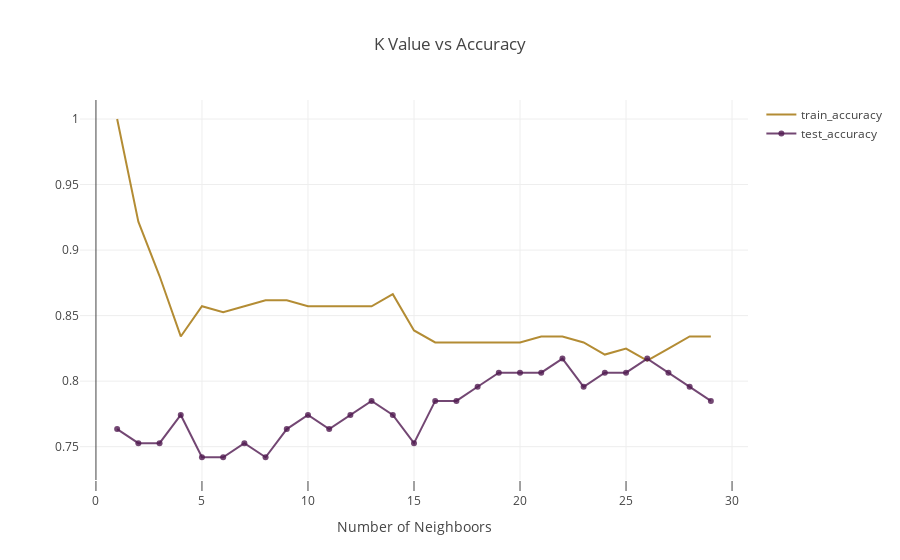

The cell this chart's notebook holds for it:
### Markdown cell above
<br> Now the question is why we choose K = 3 or what value we need to choose K. The answer is in model complexity

<br> **Model complexity:**
* K has general name. It is called a hyperparameter. For now just know K is hyperparameter and we need to choose it that gives best performace. 
* Literature says if k is small, model is complex model can lead to overfit. It means that model memorizes the train sets and cannot predict test set with good accuracy.
* If k is big, model that is less complex model can lead to underfit. 
* At below, I range K value from 1 to 30(exclude) and find accuracy for each K value. As you can see in plot, when K is 1 it memorize train sets and cannot give good accuracy on test set (overfit). Also if K is 20 or 22, model is lead to underfit. Again accuracy is not enough. However look at when K is 20 or 22(best performance), accuracy has highest value almost 82%.

### Code cell
# Model complexity
neighboors = np.arange(1,30)
train_accuracy = []
test_accuracy = []
# Loop over different values of k
for i, k in enumerate(neighboors):
    # k from 1 to 30(exclude)
    knn = KNeighborsClassifier(n_neighbors=k)
    # fit with knn
    knn.fit(x_train, y_train)
    train_accuracy.append(knn.score(x_train, y_train))           # train accuracy
    test_accuracy.append(knn.score(x_test, y_test))              # test accuracy

# import graph objects as "go"
import plotly.graph_objs as go

# Creating trace1
trace1 = go.Scatter(
                    x = neighboors,
                    y = train_accuracy,
                    mode = "lines",
                    name = "train_accuracy",
                    marker = dict(color = 'rgba(160, 112, 2, 0.8)'),
                    text= "train_accuracy")
# Creating trace2
trace2 = go.Scatter(
                    x = neighboors,
                    y = test_accuracy,
                    mode = "lines+markers",
                    name = "test_accuracy",
                    marker = dict(color = 'rgba(80, 26, 80, 0.8)'),
                    text= "test_accuracy")
data = [trace1, trace2]
layout = dict(title = 'K Value vs Accuracy',
              xaxis= dict(title= 'Number of Neighboors',ticklen= 10,zeroline= True)
             )
fig = dict(data = data, layout = layout)
iplot(fig)

knn_train_accuracy = np.max(train_accuracy)
knn_test_accuracy = np.max(test_accuracy)
print("Best accuracy is {} with K = {}".format(np.max(test_accuracy), 1+test_accuracy.index(np.max(test_accuracy))))

### Figure 1 — Plotly figure (JSON) as saved in the notebook; plotly's stock layout.template omitted (floating-point values rounded to 4 significant figures)
{"data": [{"marker": {"color": "rgba(160, 112, 2, 0.8)"}, "mode": "lines", "name": "train_accuracy", "text": "train_accuracy", "type": "scatter", "uid": "9feee29c-4114-11e9-8039-2816ad271347", "x": [1, 2, 3, 4, 5, 6, 7, 8, 9, 10, 11, 12, 13, 14, 15, 16, 17, 18, 19, 20, 21, 22, 23, 24, 25, 26, 27, 28, 29], "y": [1, 0.9217, 0.8802, 0.8341, 0.8571, 0.8525, 0.8571, 0.8618, 0.8618, 0.8571, 0.8571, 0.8571, 0.8571, 0.8664, 0.8387, 0.8295, 0.8295, 0.8295, 0.8295, 0.8295, 0.8341, 0.8341, 0.8295, 0.8203, 0.8249, 0.8157, 0.8249, 0.8341, 0.8341]}, {"marker": {"color": "rgba(80, 26, 80, 0.8)"}, "mode": "lines+markers", "name": "test_accuracy", "text": "test_accuracy", "type": "scatter", "uid": "9feee29d-4114-11e9-98ca-2816ad271347", "x": [1, 2, 3, 4, 5, 6, 7, 8, 9, 10, 11, 12, 13, 14, 15, 16, 17, 18, 19, 20, 21, 22, 23, 24, 25, 26, 27, 28, 29], "y": [0.7634, 0.7527, 0.7527, 0.7742, 0.7419, 0.7419, 0.7527, 0.7419, 0.7634, 0.7742, 0.7634, 0.7742, 0.7849, 0.7742, 0.7527, 0.7849, 0.7849, 0.7957, 0.8065, 0.8065, 0.8065, 0.8172, 0.7957, 0.8065, 0.8065, 0.8172, 0.8065, 0.7957, 0.7849]}], "layout": {"title": "K Value vs Accuracy", "xaxis": {"ticklen": 10, "title": "Number of Neighboors", "zeroline": true}}}
